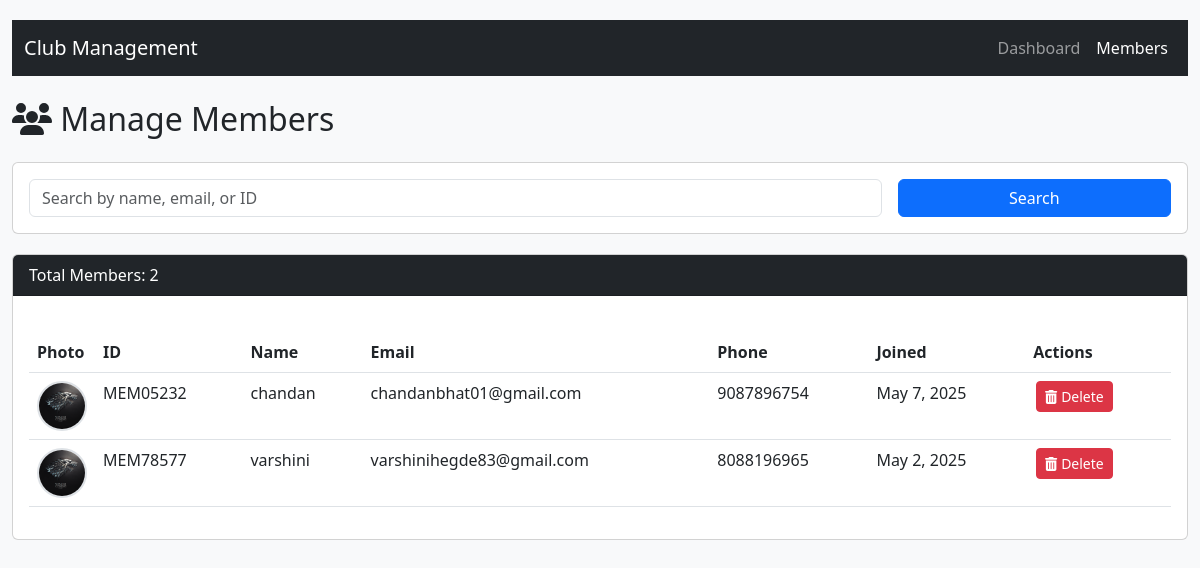
/templates/manage_members.php (signed in), run on the app's committed database.
### tables this page shows
CREATE TABLE IF NOT EXISTS `members` (
  `member_id` varchar(20) NOT NULL,
  `m_name` varchar(100) NOT NULL,
  `m_email` varchar(100) NOT NULL,
  `m_phone_no` varchar(255) NOT NULL,
  `join_date` timestamp NOT NULL,
  `address` varchar(255) NOT NULL,
  `m_password` varchar(200) NOT NULL,
  `profile_photo` varchar(255) DEFAULT NULL,
  PRIMARY KEY (`member_id`),
  UNIQUE KEY `email` (`m_email`),
  UNIQUE KEY `phone_no` (`m_phone_no`)
);

### templates/manage_members.php (the view, shortened to what this page needs)
<?php
$conn = new mysqli('localhost', 'root', '', 'club management');
$search = isset($_GET['search']) ? $conn->real_escape_string($_GET['search']) : '';
$query = "SELECT * FROM members";
$params = [];
$query .= " ORDER BY join_date DESC";
if (!empty($params)) {
    $stmt = $conn->prepare($query);
    if ($stmt === false) {
        die("<div class='alert alert-danger'>Prepare failed: " . $conn->error . "</div>");
    }
    $stmt->bind_param(str_repeat('s', count($params)), ...$params);
    $stmt->execute();
    $result = $stmt->get_result();
} else {
    $result = $conn->query($query);
}
$count_result = $conn->query("SELECT COUNT(*) FROM members");
$total_members = $count_result ? $count_result->fetch_row()[0] : 0;
?>
<!DOCTYPE html>
<html lang="en">
<head>
    <link href="https://cdn.jsdelivr.net/npm/bootstrap@5.3.0/dist/css/bootstrap.min.css" rel="stylesheet">
</head>
<body>
    <div class="container">
        <nav class="navbar navbar-expand-lg navbar-dark bg-dark mb-4">
            <div class="container-fluid">
                <a class="navbar-brand" href="#">Club Management</a>
                <div class="navbar-nav">
                    <a class="nav-link" href="admin_dashboard.php">Dashboard</a>
                    <a class="nav-link active" href="members.php">Members</a>
                </div>
            </div>
        </nav>
        <h2 class="mb-4"><i class="fas fa-users"></i> Manage Members</h2>
        <div class="card search-box">
            <div class="card-body">
                <form method="get" class="row g-3">
                    <div class="col-md-9">
                        <input type="text" name="search" class="form-control"
                               placeholder="Search by name, email, or ID"
                               value="<?= htmlspecialchars($search) ?>">
                    </div>
                    <div class="col-md-3">
                        <button type="submit" class="btn btn-primary w-100">Search</button>
                    </div>
                </form>
            </div>
        </div>
        <div class="card">
            <div class="card-header bg-dark text-white">
                <div class="d-flex justify-content-between align-items-center">
                    <span>Total Members: <?= $total_members ?></span>
                </div>
            </div>
            <div class="card-body">
                <div class="table-responsive">
                    <table class="table table-hover">
                        <thead>
                            <tr>
                                <th class="photo-header">Photo</th>
                                <th>ID</th>
                                <th>Name</th>
                                <th>Email</th>
                                <th>Phone</th>
                                <th>Joined</th>
                                <th>Actions</th>
                            </tr>
                        </thead>
                        <tbody>
                            <?php if ($result->num_rows > 0): ?>
                                <?php while ($row = $result->fetch_assoc()): ?>
                                <tr>
                                    <td>
                                        <?php if (!empty($row['profile_photo'])): ?>
                                            <img src="<?= htmlspecialchars($row['profile_photo']) ?>"
                                                 alt="Profile Photo"
                                                 class="member-photo"
                                                 onclick="showFullPhoto('<?= htmlspecialchars($row['profile_photo']) ?>', '<?= htmlspecialchars($row['m_name']) ?>')"
                                                 onerror="this.src='assets/default-profile.jpg'">
                                        <?php endif; ?>
                                    </td>
                                    <td><?= htmlspecialchars($row['member_id']) ?></td>
                                    <td><?= htmlspecialchars($row['m_name']) ?></td>
                                    <td><?= htmlspecialchars($row['m_email']) ?></td>
                                    <td><?= htmlspecialchars($row['m_phone_no'] ?? 'N/A') ?></td>
                                    <td><?= date('M j, Y', strtotime($row['join_date'])) ?></td>
                                    <td>
                                        <form method="post" class="d-inline">
                                            <button type="submit" name="delete_member" class="btn btn-danger btn-sm action-btn"
                                                    onclick="return confirm('Are you sure? This will permanently delete the member and their profile photo.')">
                                                <i class="fas fa-trash-alt"></i> Delete
                                            </button>
                                        </form>
                                    </td>
                                </tr>
                                <?php endwhile; ?>
                            <?php endif; ?>
                        </tbody>
                    </table>
                </div>
            </div>
        </div>
    </div>
</body>
</html>

### templates/manage_members.php (style rules this page uses)
body { padding-top: 20px; background-color: #f8f9fa; }
.container { max-width: 1200px; }
.table-responsive { margin-top: 20px; }
.search-box { margin-bottom: 20px; }
.action-btn { margin: 0 3px; }
.member-photo { width: 50px; height: 50px; border-radius: 50%; object-fit: cover; border: 2px solid #dee2e6; cursor: pointer; transition: transform 0.3s; }
.photo-header { width: 60px; }

### data on the page
members: profile_photo (picture), member_id "MEM05232", m_name "chandan", m_email "chandanbhat01@gmail.com", m_phone_no "9087896754", join_date "May 7, 2025"
members: profile_photo (picture), member_id "MEM78577", m_name "varshini", m_email "varshinihegde83@gmail.com", m_phone_no "8088196965", join_date "May 2, 2025"

### other printed values
$total_members "2"
